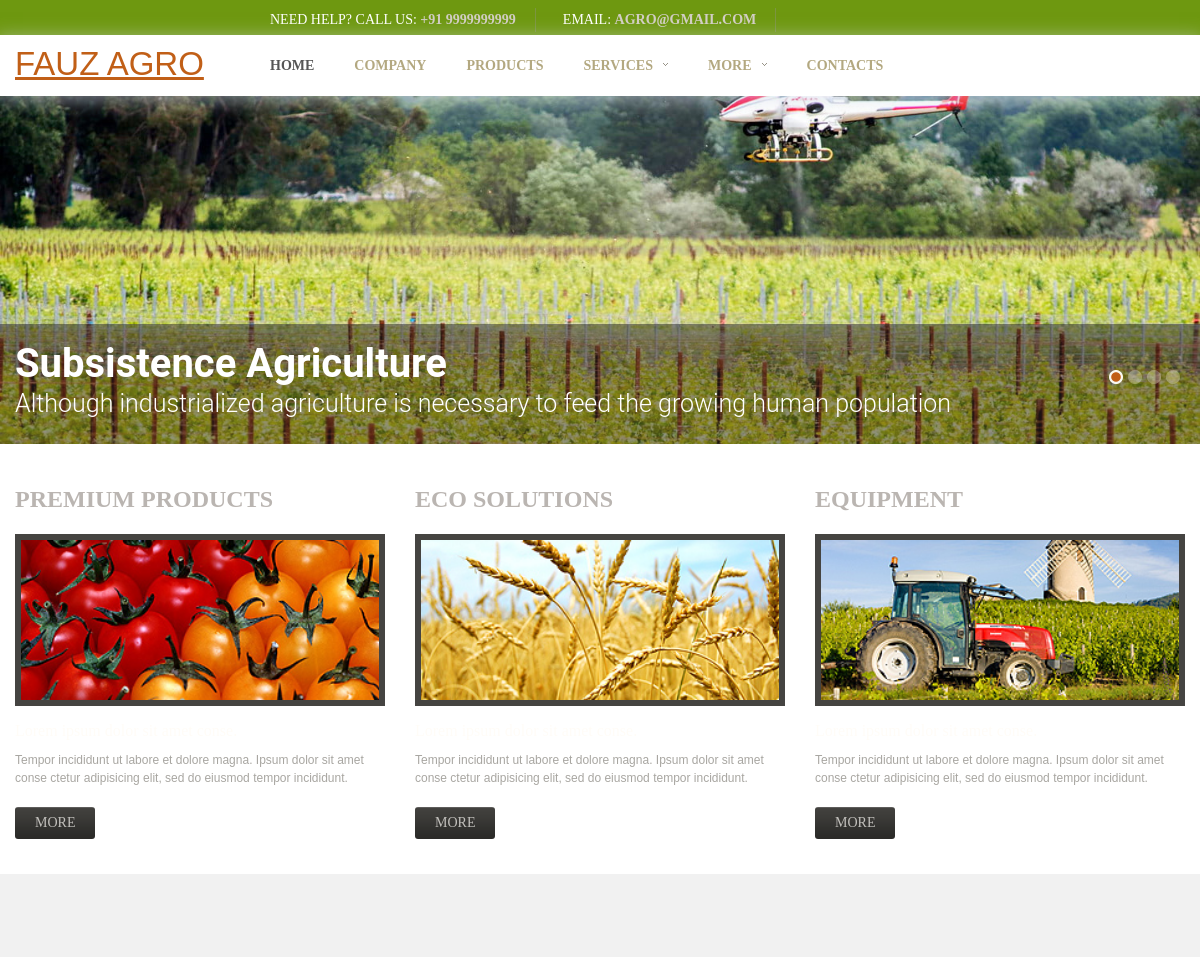
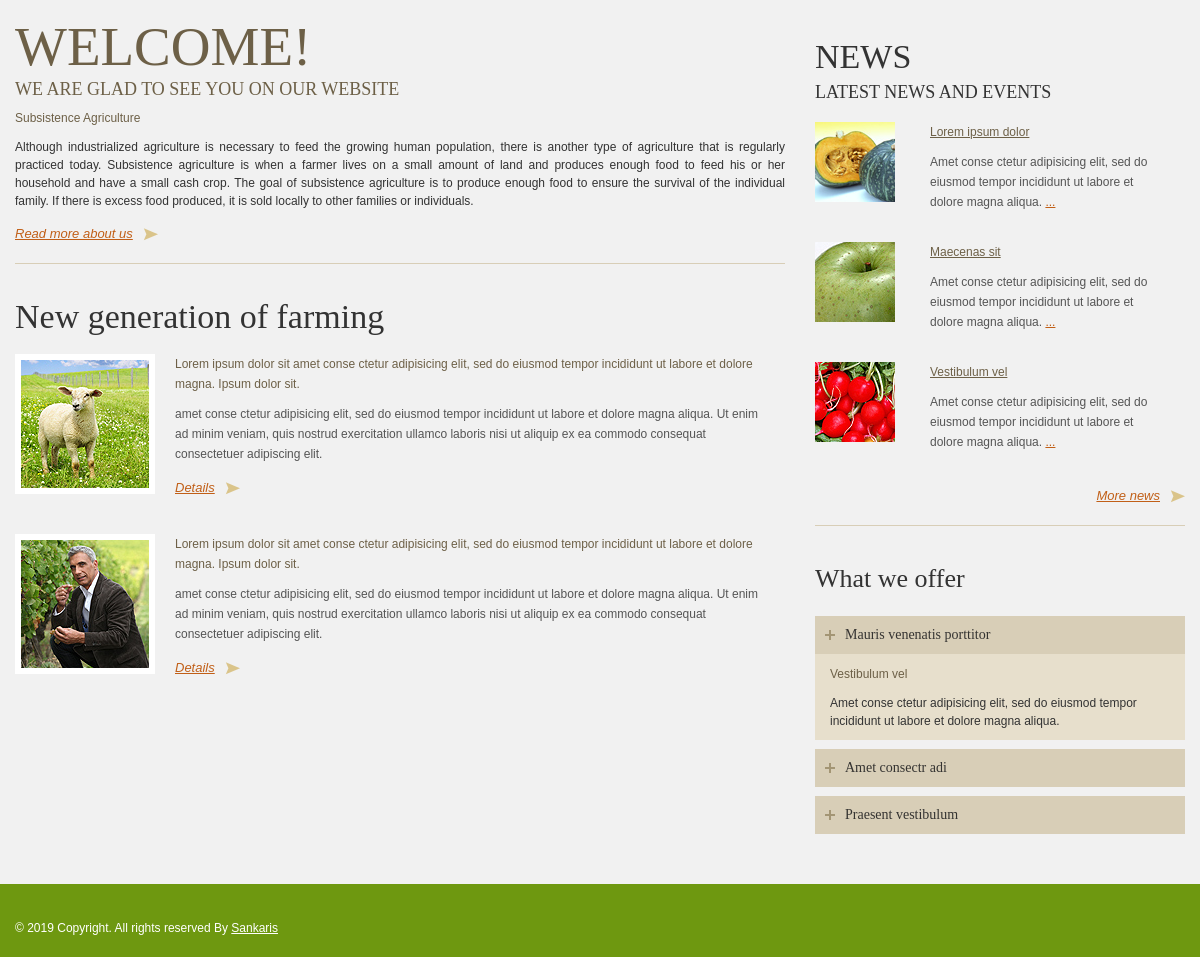
The page / on the database its author committed (2 pictures, top to bottom).
### tables this page shows
CREATE TABLE `add_branchdetails` (
  `id` int(11) NOT NULL,
  `add_contact_details` varchar(500) NOT NULL,
  `brnch_nam` varchar(250) NOT NULL,
  `land_lne_num` varchar(250) NOT NULL,
  `mob_num` bigint(11) NOT NULL,
  `first_email` varchar(250) NOT NULL,
  `secnd_email` varchar(250) NOT NULL,
  `address` text NOT NULL,
  `latitude` varchar(250) NOT NULL,
  `logni_tude` varchar(250) NOT NULL,
  `date` timestamp NOT NULL DEFAULT CURRENT_TIMESTAMP ON UPDATE CURRENT_TIMESTAMP,
  `ip` varchar(50) NOT NULL
);

CREATE TABLE `add_sliderimages` (
  `id` int(11) NOT NULL,
  `add_slider_contact_details` varchar(250) NOT NULL,
  `slider_img_title` text NOT NULL,
  `slider_img_desc` text NOT NULL,
  `slider_image` blob NOT NULL,
  `date` timestamp NOT NULL DEFAULT CURRENT_TIMESTAMP ON UPDATE CURRENT_TIMESTAMP,
  `ip` varchar(50) NOT NULL
);

### application/controllers/Agro_home.php (called while the page is built, shortened)
<?php
class Agro_home extends CI_Controller {
		   public function __construct()
		{
			$this->load->database();
			$this->load->helper(array('url','language'));
			$this->load->helper('security');
			$this->load->library("form_validation");
			$this->load->helper('text');
			$this->load->helper('file');
			$this->load->library("session");
			$this->load->library("email");
			$this->load->model("Main_modal_db");
			$this->load->library('user_agent');
		}
	public function agro_index_home()
	{
		$this->load->view('header');
		$this->load->view('home');
		$this->load->view('footer');
	}
}

### index.php (called while the page is built, shortened)
<?php
require_once BASEPATH.'core/CodeIgniter.php';

### application/views/home.php (the view, shortened to what this page needs)
<div id="slider" class="clearfix">
<div id="camera_wrap">
	<?php $slider_data_get=$this->db->select('*')->order_by('id', 'desc')->where('add_slider_contact_details','Slider Images')->get('add_sliderimages')->result();?>
		<?php
		foreach($slider_data_get as $data)
		{
		?>
	<div data-src="<?= base_url();?>admin_assects_aagro/uploads/slider_images/<?= $data->slider_image;?>"  alt="<?= $data->slider_image;?>">
		<div class="camera_caption fadeIn">
			<div class="txt1"><?= $data->slider_img_title;?></div>
			<div class="txt2"><?= $data->slider_img_desc;?></div>
		</div>
	</div>
	<?php
			}
			?>
</div>
</div>
<div id="content">
<div id="content2">
<div id="inner">
<div class="banners">
<div class="container">
<div class="row">
<div class="span4 banner banner1">
	<div class="txt1">Premium products</div>
	<figure><img src="<?= base_url();?>assects/images/banner1.jpg" alt=""></figure>
	<div class="txt2">Lorem ipsum dolor sit amet conse.</div>
	<div class="txt3">Tempor incididunt ut labore et dolore magna. Ipsum dolor sit amet conse ctetur adipisicing elit, sed do eiusmod tempor incididunt.</div>
	<a href="#" class="button0">more</a>
</div>
<div class="span4 banner banner2">
	<div class="txt1">Eco solutions</div>
	<figure><img src="<?= base_url();?>assects/images/banner2.jpg" alt=""></figure>
	<div class="txt2">Lorem ipsum dolor sit amet conse.</div>
	<div class="txt3">Tempor incididunt ut labore et dolore magna. Ipsum dolor sit amet conse ctetur adipisicing elit, sed do eiusmod tempor incididunt.</div>
	<a href="#" class="button0">more</a>
</div>
<div class="span4 banner banner3">
	<div class="txt1">Equipment</div>
	<figure><img src="<?= base_url();?>assects/images/banner3.jpg" alt=""></figure>
	<div class="txt2">Lorem ipsum dolor sit amet conse.</div>
	<div class="txt3">Tempor incididunt ut labore et dolore magna. Ipsum dolor sit amet conse ctetur adipisicing elit, sed do eiusmod tempor incididunt.</div>
	<a href="#" class="button0">more</a>
</div>
</div>
</div>
</div>
<?php $aboutdetails_data=$this->db->select('*')->order_by('id', 'desc')->where('add_slider_contact_details','About Deatails')->get('add_sliderimages')->result();?>
<div id="inner2">
	<div class="container">
		<div class="row">
			<div class="span8">
				<h1 class="home">Welcome!<br><span>WE ARE GLAD TO SEE YOU ON OUR webSITE</span></h1>
				<?php
			foreach($aboutdetails_data as $data)
			{
				?>
                <div class="col-lg-12 col-md-12 col-sm-12 col-xs-12">
                  <h4>
					<?= $data->slider_img_title;?>
					</h4>
					<p style="text-align:justify">
					<?= $data->slider_img_desc;?>
					</p>
                </div>
				<?php
			}
				?>
				<a href="#" class="button1">Read more about us</a>
				<div class="line1"></div>
				<h2 class="home">New generation of farming</h2>
				<div class="thumb1">
					<div class="thumbnail clearfix">
						<figure class="img-polaroid"><img src="<?= base_url();?>assects/images/home01.jpg" alt=""></figure>
						<div class="caption">
							<h4>
								Lorem ipsum dolor sit amet conse ctetur adipisicing elit, sed do eiusmod tempor incididunt ut labore et dolore magna. Ipsum dolor sit.
							</h4>
							<p>
								amet conse ctetur adipisicing elit, sed do eiusmod tempor incididunt ut labore et dolore magna aliqua. Ut enim ad minim veniam, quis nostrud exercitation ullamco laboris nisi ut aliquip ex ea commodo consequat consectetuer adipiscing elit.
							</p>
							<a href="#" class="button1">Details</a>
						</div>
					</div>
				</div>
				<div class="thumb1">
					<div class="thumbnail clearfix">
						<figure class="img-polaroid"><img src="<?= base_url();?>assects/images/home02.jpg" alt=""></figure>
						<div class="caption">
							<h4>
								Lorem ipsum dolor sit amet conse ctetur adipisicing elit, sed do eiusmod tempor incididunt ut labore et dolore magna. Ipsum dolor sit.
							</h4>
							<p>
								amet conse ctetur adipisicing elit, sed do eiusmod tempor incididunt ut labore et dolore magna aliqua. Ut enim ad minim veniam, quis nostrud exercitation ullamco laboris nisi ut aliquip ex ea commodo consequat consectetuer adipiscing elit.
							</p>
							<a href="#" class="button1">Details</a>
						</div>
					</div>
				</div>
			</div>
			<div class="span4">
				<h3 class="home">NEWS<br><span>Latest news and events</span></h3>
				<div class="thumb2">
					<div class="thumbnail clearfix">
						<figure class=""><img src="<?= base_url();?>assects/images/home03.jpg" alt=""></figure>
						<div class="caption">
							<h4>
								<a href="#">Lorem ipsum dolor</a>
							</h4>
							<p>
								Amet conse ctetur adipisicing elit, sed do eiusmod tempor incididunt ut labore et dolore magna aliqua. <a href="#">...</a>
							</p>
						</div>
					</div>
				</div>
				<div class="thumb2">
					<div class="thumbnail clearfix">
						<figure class=""><img src="<?= base_url();?>assects/images/home04.jpg" alt=""></figure>
						<div class="caption">
							<h4>
								<a href="#">Maecenas sit</a>
							</h4>
							<p>
								Amet conse ctetur adipisicing elit, sed do eiusmod tempor incididunt ut labore et dolore magna aliqua. <a href="#">...</a>
							</p>
						</div>
					</div>
				</div>
				<div class="thumb2">
					<div class="thumbnail clearfix">
						<figure class=""><img src="<?= base_url();?>assects/images/home05.jpg" alt=""></figure>
						<div class="caption">
							<h4>
								<a href="#">Vestibulum vel</a>
							</h4>
							<p>
								Amet conse ctetur adipisicing elit, sed do eiusmod tempor incididunt ut labore et dolore magna aliqua. <a href="#">...</a>
							</p>
						</div>
					</div>
				</div>
				<div class="text-right"><a href="#" class="button1">More news</a></div>
				<div class="line1"></div>
				<h3>What we offer</h3>
				<div class="accordion" id="accordion1">
					<div class="accordion-group">
					    <div class="accordion-heading">
					        <a class="accordion-toggle" data-toggle="collapse" data-parent="#accordion1" href="#collapse1">
					        	Mauris venenatis porttitor
					        </a>
					    </div>
					    <div id="collapse1" class="accordion-body collapse in">
					        <div class="accordion-inner">
					        	<h4>Vestibulum vel</h4>
					        	Amet conse ctetur adipisicing elit, sed do eiusmod tempor incididunt ut labore et dolore magna aliqua.
					        </div>
					    </div>
					</div>
					<div class="accordion-group">
					    <div class="accordion-heading">
					        <a class="accordion-toggle" data-toggle="collapse" data-parent="#accordion1" href="#collapse2">
					        	Amet consectr adi
					        </a>
					    </div>
					</div>
					<div class="accordion-group">
					    <div class="accordion-heading">
					        <a class="accordion-toggle" data-toggle="collapse" data-parent="#accordion1" href="#collapse3">
					        	Praesent vestibulum
					        </a>
					    </div>
					</div>
				</div>
			</div>
		</div>
	</div>
</div>
</div>
</div>
</div>

### application/views/header.php (shortened to what this page needs)
<!DOCTYPE html>
<html lang="en">
<head>
<link rel="stylesheet" href="<?= base_url();?>assects/css/bootstrap.css" type="text/css" media="screen">
<link rel="stylesheet" href="<?= base_url();?>assects/css/bootstrap-responsive.css" type="text/css" media="screen">
<link rel="stylesheet" href="<?= base_url();?>assects/css/style.css" type="text/css" media="screen">
<link rel="stylesheet" href="<?= base_url();?>assects/css/camera.css" type="text/css" media="screen">
</head>
<?php $data=$this->db->select('*')->order_by('id', 'desc')->get('add_branchdetails')->row();?>
<body>
<div id="main">
<header>
<div class="logo_wrapper"><a href="<?= base_url();?>" class="logo logo1">FAUZ AGRO</a></div>
<div class="top1">
<div class="container">
<div class="row">
<div class="span12">
	<div class="top1_inner clearfix">
		<div class="phone1">Need Help? Call us: <span>+91 <?= $data->mob_num;?></span></div>
			<div class="phone1">&nbsp; Email: <span><?= $data->first_email;?></span></div>
	</div>
</div>
</div>
</div>
</div>
<div class="top2">
<div class="container">
<div class="row">
<div class="span12">
<div class="top2_inner">
<div class="navbar navbar_">
	<div class="navbar-inner navbar-inner_">
		<div class="nav-collapse nav-collapse_ collapse">
			<ul class="nav sf-menu clearfix">
				<li class="<?= ($this->uri->segment(1)=='')?'active':''?>"><a href="<?= base_url();?>">Home</a></li>
				<li class="<?= ($this->uri->segment(1)=='about')?'active':''?>"><a href="<?= base_url();?>about">Company </a></li>
<li><a href="">Products </a></li>
				<li class="sub-menu sub-menu-1"><a href="javascript:void(0)">Services<em></em></a>
				</li>
					<li class="sub-menu sub-menu-1"><a href="javascript:void(0)">More<em></em></a>
				</li>
				<li class="<?= ($this->uri->segment(1)=='contact')?'active':''?>"><a href="<?= base_url();?>contact">Contacts </a></li>
			</ul>
		</div>
	</div>
</div>
</div>
</div>
</div>
</div>
</div>
</header>

### application/views/footer.php (shortened to what this page needs)
<footer>
<div class="container">
<div class="row">
<div class="span12">
<div class="copyright">&copy; <?php echo date("Y"); ?> Copyright. All rights reserved By <a href="http://www.sankaris.com/">Sankaris</a></div>
</div>
</div>
</div>
</footer>
</div>
</body>
</html>

### assects/css/camera.css (style rules this page uses)
.camera_wrap { display: none; float: left; position: relative; z-index: 0; }
.camera_wrap { width: 100%; }
.camera_caption { bottom: 0; display: block; position: absolute; width: 100%; }
.camera_caption { color: #fff; }
#camera_wrap { min-height: 300px; float: none; }
.camera_caption { position: absolute; left: 0; bottom: 0px;background: url(../images/camera_caption_px1.png); }
.camera_caption .txt1 { font-family: 'Roboto'; font-weight: 700; font-size: 40px; line-height: 40px; color: #fff; }
.camera_caption .txt2 { font-family: 'Roboto'; font-weight: 300; font-size: 40px; line-height: 40px; color: #fff; }
@media (min-width: 1200px) { .camera_caption .txt1 { font-size: 40px; line-height: 40px; } }
@media (min-width: 1200px) { .camera_caption .txt2 { font-size: 25px; line-height: 40px; } }

### rows shown on the page
add_branchdetails: mob_num "9999999999", first_email "AGRO@GMAIL.COM"
add_sliderimages: slider_img_title "Subsistence Agriculture", slider_img_desc "Although industrialized agriculture is necessary to feed the growing human population"
add_sliderimages: slider_img_title "Subsistence Agriculture", slider_img_desc "Although industrialized agriculture is necessary to feed the growing human population, there is another type of agriculture that is regularly practiced today. Subsistence agriculture is when a farmer lives on a small amount of land and produces enough food to feed his or her household and have a small cash crop. The goal of subsistence agriculture is to produce enough food to ensure the survival of the individual family. If there is excess food produced, it is sold locally to other families or individuals."
